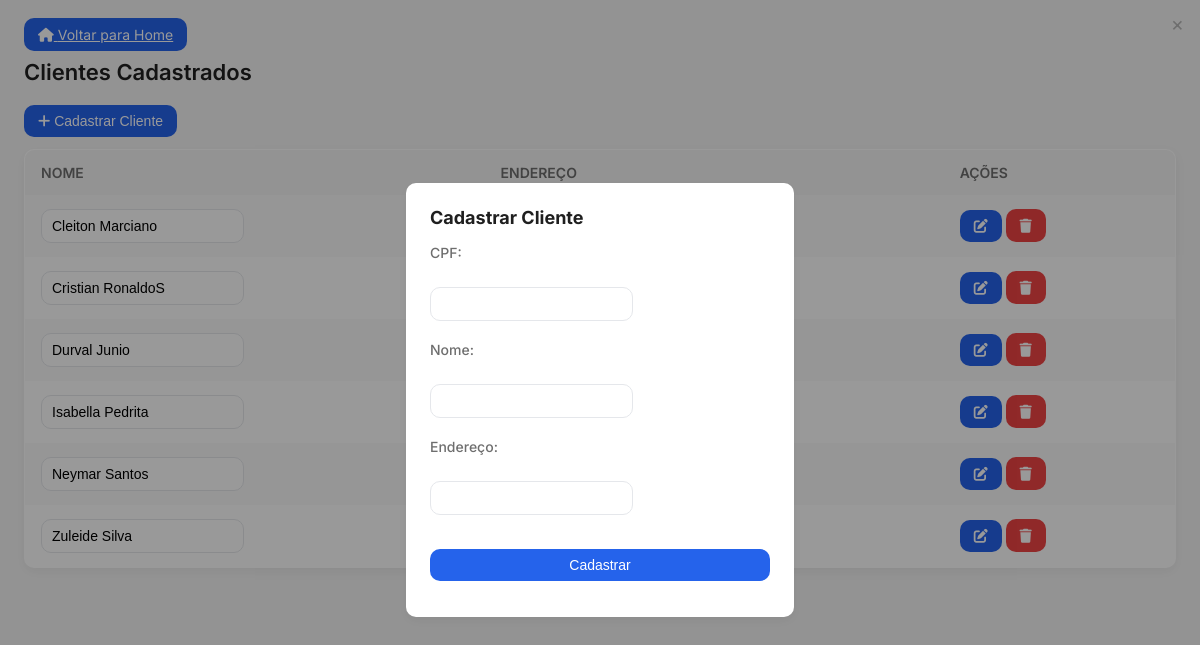
Page /Cliente/cliente.php (signed in) on the committed database.
### tables this page shows
CREATE TABLE `cliente` (
  `cliente_cpf` varchar(11) NOT NULL,
  `cliente_nome` varchar(100) NOT NULL,
  `cliente_endereco` varchar(200) NOT NULL
);

### Cliente/cliente.php (the view, shortened to what this page needs)
<?php
include "../connection/connection.php";
$query = "SELECT cliente_cpf, cliente_nome, cliente_endereco FROM cliente ORDER BY cliente_nome ASC";
$result = $conn->query($query);
?>
<!DOCTYPE html>
<html lang="pt-br">
<head>
    <link rel="stylesheet" href="https://cdnjs.cloudflare.com/ajax/libs/font-awesome/6.0.0-beta3/css/all.min.css">
    <link rel="stylesheet" href="../Css/table.css">
</head>
<body>
    <div class="main-content">
        <a href="../home.php" class="modal-btn" style="margin-bottom: 20px;"><i class="fas fa-home"></i> Voltar para
            Home</a>
        <h1>Clientes Cadastrados</h1>
        <button class="modal-btn" id="openModalCliente"><i class="fas fa-plus"></i> Cadastrar Cliente</button>
        <table>
            <tr>
                <th>Nome</th>
                <th>Endereço</th>
                <th>Ações</th>
            </tr>
            <?php while ($row = $result->fetch_assoc()): ?>
                <tr>
                    <form method="POST" action="cliente.php">
                        <td><input type="text" name="cliente_nome" value="<?= htmlspecialchars($row['cliente_nome']) ?>"
                                required></td>
                        <td><input type="text" name="cliente_endereco"
                                value="<?= htmlspecialchars($row['cliente_endereco']) ?>" required></td>
                        <td>
                            <button type="submit" name="update" class="edit-btn"><i class="fas fa-edit"></i></button>
                            <a href="cliente.php?delete=<?= $row['cliente_cpf'] ?>" class="delete-btn"
                                onclick="return confirm('Deseja realmente excluir este cliente?');"><i
                                    class="fas fa-trash"></i></a>
                        </td>
                    </form>
                </tr>
            <?php endwhile; ?>
        </table>
    </div>
    <div id="modalCliente" class="modal">
        <div class="modal-content">
            <span class="close" id="closeModalCliente">&times;</span>
            <h2>Cadastrar Cliente</h2>
            <form method="POST" action="cliente.php">
                <label>CPF:</label><br>
                <input type="text" name="cliente_cpf" maxlength="11" required><br><br>
                <label>Nome:</label><br>
                <input type="text" name="cliente_nome" required><br><br>
                <label>Endereço:</label><br>
                <input type="text" name="cliente_endereco" required><br><br>
                <button type="submit" name="add" class="modal-btn">Cadastrar</button>
            </form>
        </div>
    </div>
</body>
</html>

### Css/table.css (style rules this page uses)
:root { --bg-light: #ffffff; --bg-muted: #f5f5f5; --text-color: #1f1f1f; --text-muted: #6e6e6e; --primary: #2563eb; --primary-hover: #1d4ed8; --danger: #ef4444; --danger-hover: #dc2626; --border: #e5e7eb; --radius: 10px; --shadow: 0 4px 12px rgba(0,0,0,0.05); }
body { font-family: "Inter", sans-serif; background-color: var(--bg-muted); color: var(--text-color); margin: 0; padding: 24px; }
h1 { margin-bottom: 20px; font-size: 22px; font-weight: 600; }
table { width: 100%; border-collapse: collapse; background: var(--bg-light); border: 1px solid var(--border); border-radius: var(--radius); box-shadow: var(--shadow); overflow: hidden; }
th, td { padding: 14px 16px; text-align: left; font-size: 14px; }
th { background: var(--bg-muted); font-weight: 600; color: var(--text-muted); text-transform: uppercase; }
tr:nth-child(even) { background-color: #fafafa; }
input[type="text"] { padding: 8px 10px; border: 1px solid var(--border); border-radius: var(--radius); font-size: 14px; transition: 0.2s; }
button, .edit-btn, .delete-btn, .modal-btn { border: none; border-radius: var(--radius); padding: 8px 14px; cursor: pointer; font-size: 14px; transition: 0.2s; }
.edit-btn { background: var(--primary); color: #fff; }
.delete-btn { background: var(--danger); color: #fff; text-decoration: none; }
.modal-btn { background: var(--primary); color: #fff; margin-bottom: 12px; }
.modal { display: none; position: fixed; inset: 0; background-color: rgba(0,0,0,0.4); display: flex; justify-content: center; align-items: center; }
.modal-content { background: var(--bg-light); padding: 24px; border-radius: var(--radius); width: 340px; box-shadow: var(--shadow); }
.modal-content h2 { margin-top: 0; font-size: 18px; margin-bottom: 16px; }
.close { position: absolute; top: 12px; right: 16px; cursor: pointer; font-size: 20px; color: var(--text-muted); }
label { font-size: 14px; font-weight: 500; display: block; margin-bottom: 6px; color: var(--text-muted); }
form button { margin-top: 14px; width: 100%; }

### rows in the picture
cliente: cliente_nome "Cleiton Marciano"
cliente: cliente_nome "Cristian RonaldoS"
cliente: cliente_nome "Durval Junio"
cliente: cliente_nome "Isabella Pedrita"
cliente: cliente_nome "Neymar Santos"
cliente: cliente_nome "Zuleide Silva"
